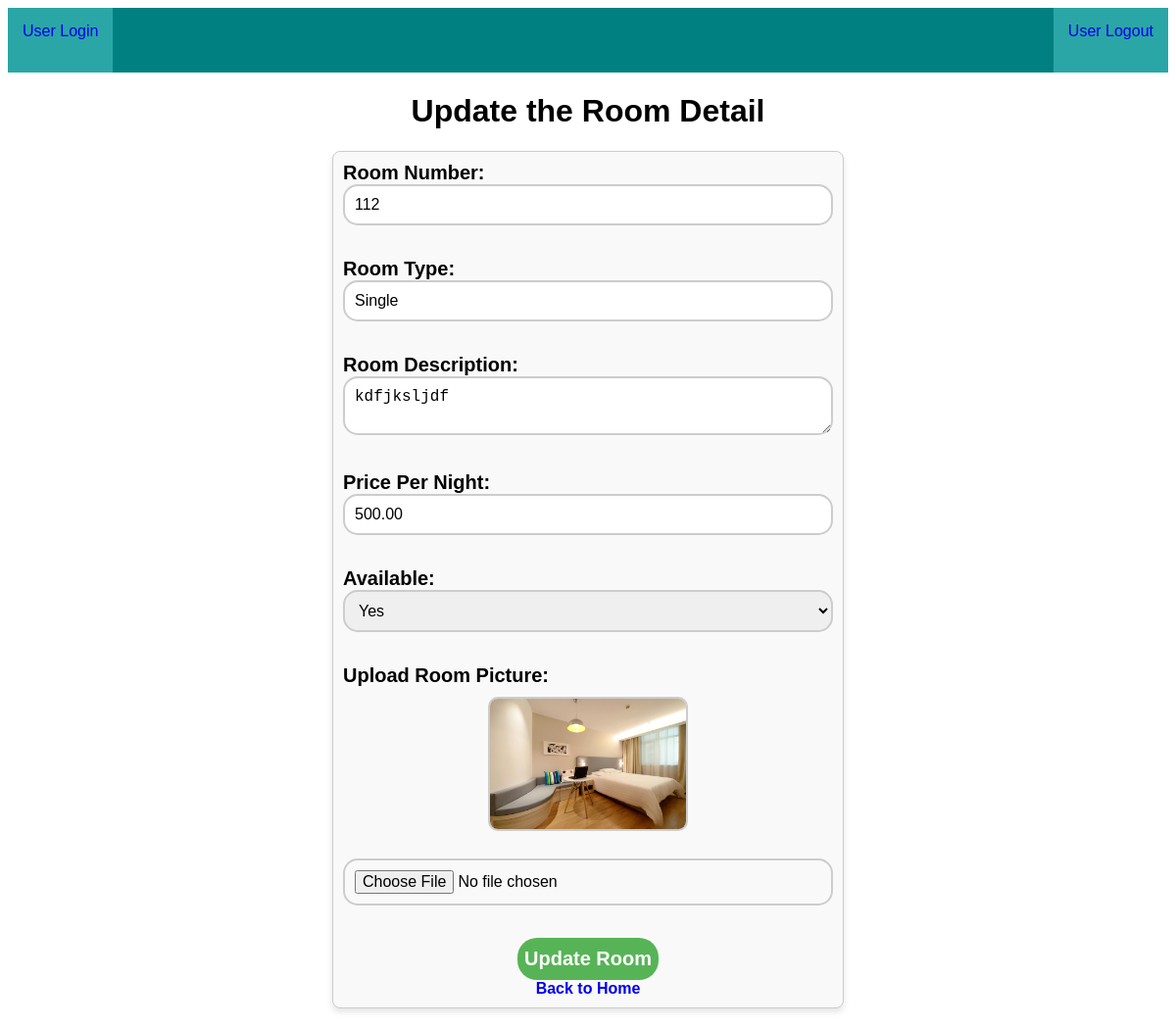
Page /Booking_edi/2/ on the earlier database version.
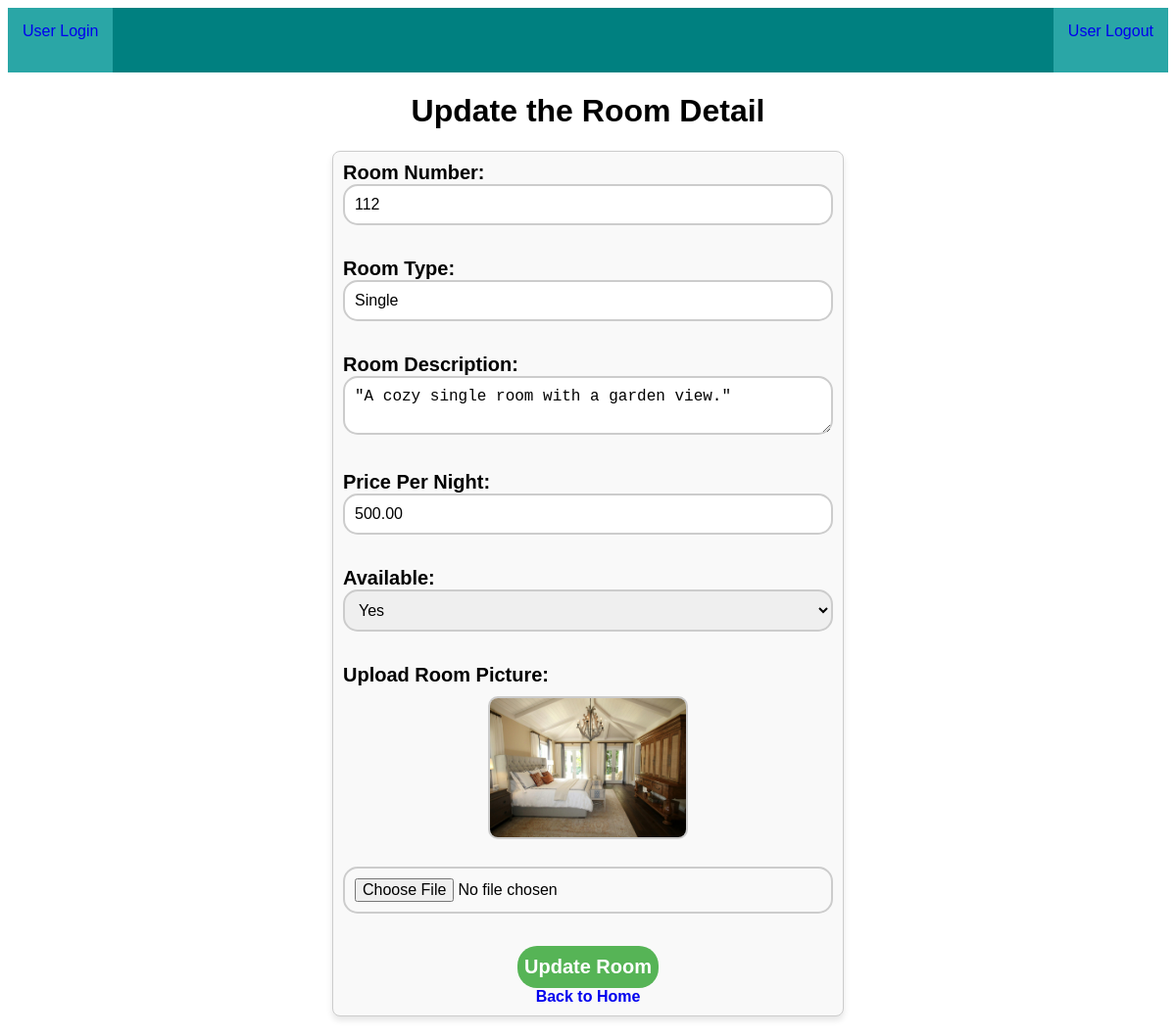
Same page on the later database version.
### app/models.py (models this page shows, shortened)
class Room(models.Model):
    Room_no = models.CharField(max_length=10)
    Room_type = models.CharField(max_length=20)
    Room_description = models.TextField()
    Price_per_night = models.DecimalField(max_digits=10, decimal_places=2)
    Room_available = models.BooleanField(default=True)
    image = models.ImageField(upload_to='rooms/',null=True,blank=True)
    user = models.ForeignKey(User, on_delete=models.CASCADE)

### app/views.py (the view, shortened to what this page needs)
# urls.py: path('Booking_edi/<int:id>/',Booking_edi),
def Booking_edi(request,id, Add_rooms=True):
    rooms = Room.objects.get(id=id)
    booking = None  # Initialize `booking` to avoid the error
    print(request.POST)
    return render(request, 'Bookingform.html', {'rooms':rooms, 'booking':booking, 'Add_rooms':Add_rooms})

### Template/Bookingform.html (shortened to what this page needs)
{% include 'nav.html' %}
{% load static %}
<link rel="stylesheet" href="{% static 'room.css' %}">
<!DOCTYPE html>
<html lang="en">
<head>
</head>
<body>
    <div style="text-align: center;">
        {% if Add_rooms %}
            <h1> Update the Room Detail </h1>
        {% else %}
            <h1> Add New Room </h1>
        {% endif %}
    </div>
    <form method="POST" enctype="multipart/form-data">
        <b>
        <label class="label" for="Room_no">Room Number:</label>
        <input type="text" id="Room_no" name="Room_no" value="{{ rooms.Room_no }}" required><br><br>
        <label for="Room_type">Room Type:</label>
        <input type="text" id="Room_type" name="Room_type" value="{{ rooms.Room_type }}" required><br><br>
        <label for="Room_description">Room Description:</label>
        <textarea id="Room_description" name="Room_description" required>{{ rooms.Room_description }}</textarea><br><br>
        <label for="Price_per_night">Price Per Night:</label>
        <input type="number" id="Price_per_night" name="Price_per_night" value="{{ rooms.Price_per_night }}" required><br><br>
        <label for="Room_available">Available:</label>
        <select id="Room_available" name="Room_available" required>
            <option value="True" {% if rooms.Room_available == "True" %}selected{% endif %}>Yes</option>
        </select><br><br>
        <label for="image">Upload Room Picture:</label>
        {% if rooms.image %}
            <img src="{{ rooms.image.url }}" alt="Room Image" style="max-width: 200px; margin-bottom: 10px;"><br>
        {% endif %}
        <input type="file" id="image" name="image"  ><br><br>
        <div style="text-align: center;">
            <button type="submit">Update Room</button> <br>
            <a href="/">Back to Home</a>
        </div>
        </b>
    </form>
</body>
</html>

Differences in the rows shown:
changed Room "Single": Room_description "kdfjksljdf" → "\"A cozy single room with a garden view.\""; image: a different picture
